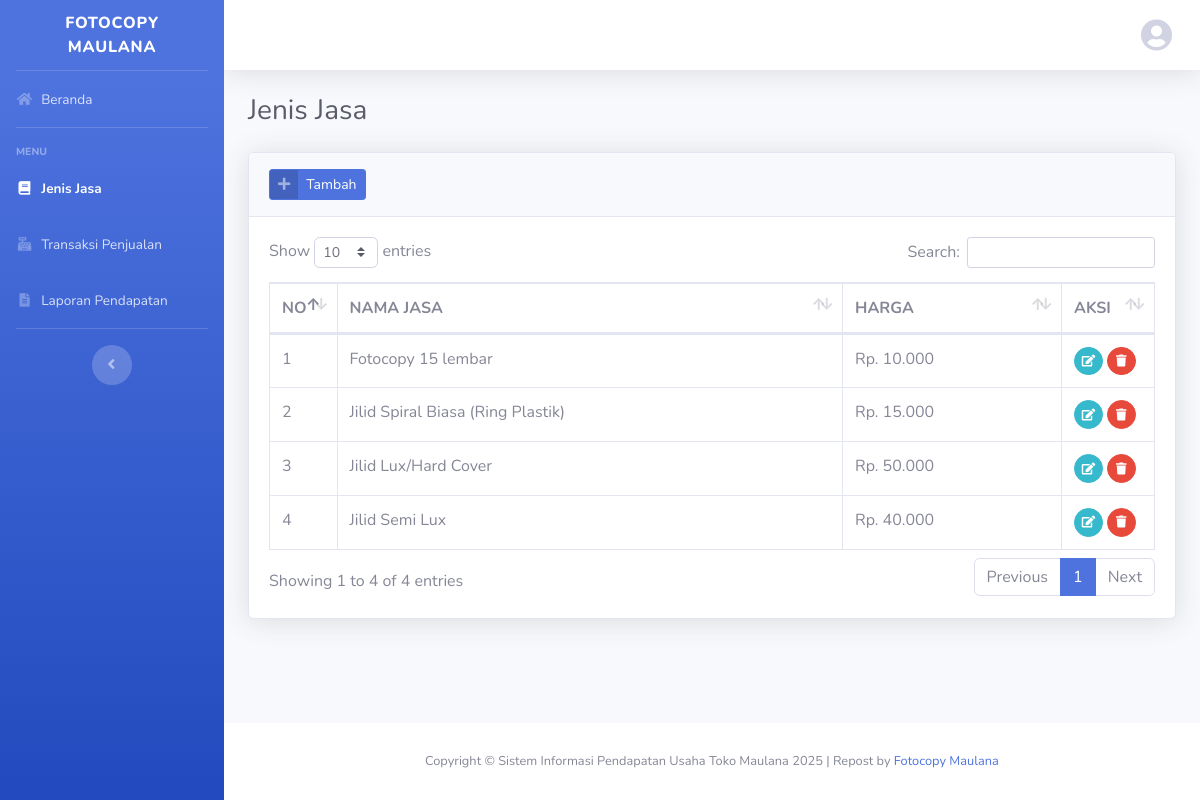
Page /index.php?jenis_jasa (signed in) on the earlier database version.
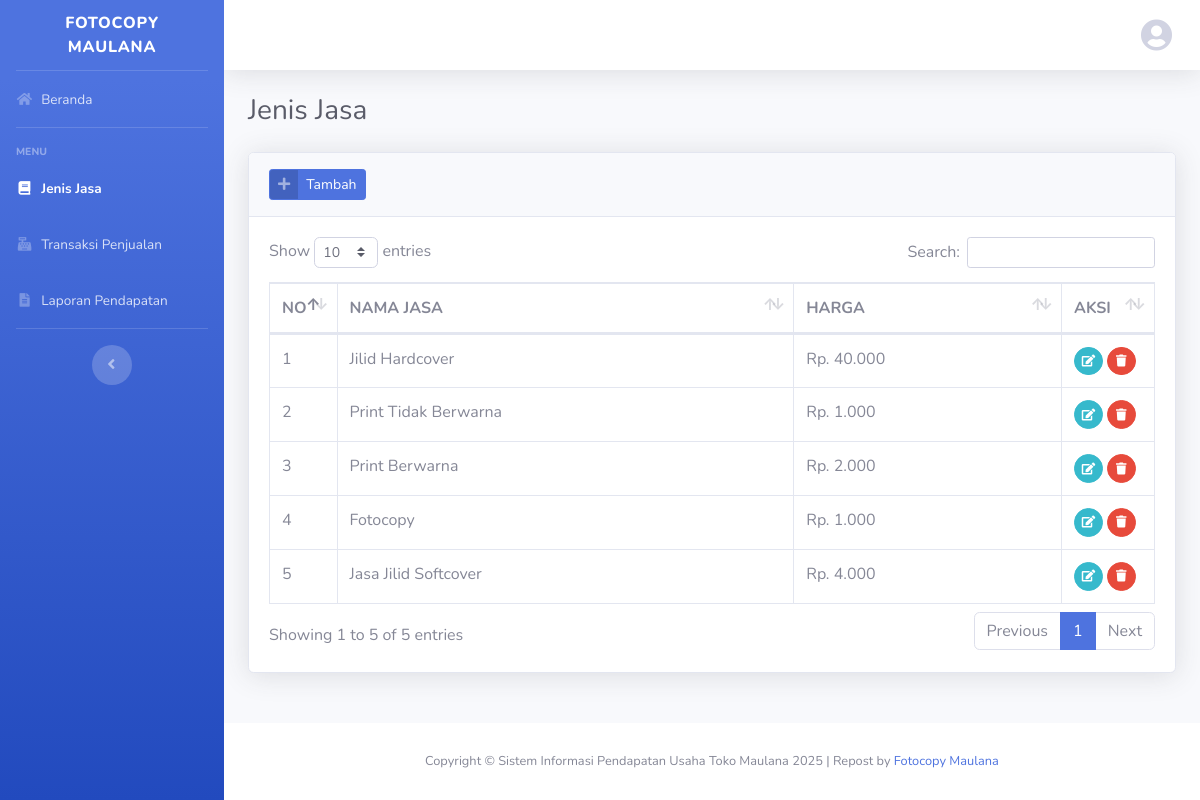
Same page on the later database version.
### tables this page shows
CREATE TABLE IF NOT EXISTS `jasa` (
  `idjasa` int NOT NULL AUTO_INCREMENT,
  `jasa_nama` varchar(128) DEFAULT NULL,
  `jasa_harga` int DEFAULT NULL,
  PRIMARY KEY (`idjasa`)
);

### config/function.php (called while the page is built, shortened)
<?php
function base_url()
{
    $protocol = (!empty($_SERVER['HTTPS']) && $_SERVER['HTTPS'] !== 'off' || $_SERVER['SERVER_PORT'] == 443) ? "https://" : "http://";
    $host = $_SERVER['HTTP_HOST'];
    $path = dirname($_SERVER['SCRIPT_NAME']);
    $path = ($path == DIRECTORY_SEPARATOR) ? '' : $path;
    return $protocol . $host . $path . '/';
}
function encrypt($string)
{
    $output = openssl_encrypt($string, 'aes-256-cbc', ENCRYPTION_KEY, 0, ENCRYPTION_IV);
    return strtr(base64_encode($output), '+/=', '-_,');
}

### views/master/jenis_jasa.php (the view, shortened to what this page needs)
<?php
include_once('config/conn.php');
include_once('config/function.php');
?>
<div class="container-fluid">
    <div class="d-sm-flex align-items-center justify-content-between mb-4">
        <h1 class="h3 mb-0 text-gray-800">Jenis Jasa</h1>
    </div>
    <div class="card shadow mb-4">
        <div class="card-header py-3">
            <a href="#" class="btn btn-primary btn-icon-split btn-sm" data-toggle="modal" data-target="#kelasModal"
                onclick="submit('add')">
                <span class="icon text-white-50">
                    <i class="fas fa-plus"></i>
                </span>
                <span class="text">Tambah</span>
            </a>
        </div>
        <div class="card-body">
            <div class="table-responsive">
                <table class="table table-bordered table-hover" id="dataTable" width="100%" cellspacing="0">
                    <thead>
                        <tr>
                            <th width="20">NO</th>
                            <th>NAMA JASA</th>
                            <th>HARGA</th>
                            <th width="50">AKSI</th>
                        </tr>
                    </thead>
                    <tbody>
                        <?php
                        $n = 1;
                        $query = mysqli_query($con, "SELECT * FROM jasa ORDER BY idjasa DESC") or die(mysqli_error($con));
                        while ($row = mysqli_fetch_array($query)):
                        ?>
                            <tr>
                                <td><?= $n++; ?></td>
                                <td><?= htmlspecialchars($row['jasa_nama']); ?></td>
                                <td><?= 'Rp. ' . number_format($row['jasa_harga'], 0, '', '.'); ?></td>
                                <td>
                                    <a href="#kelasModal" data-toggle="modal" onclick="submit(<?= $row['idjasa']; ?>)"
                                        class="btn btn-sm btn-circle btn-info" data-toggle="tooltip" data-placement="top"
                                        title="Ubah Data"><i class="fas fa-edit"></i></a>
                                    <a href="<?= base_url(); ?>process/jenis_jasa.php?act=<?= encrypt('delete'); ?>&id=<?= encrypt($row['idjasa']); ?>"
                                        class="btn btn-sm btn-circle btn-danger btn-hapus" data-toggle="tooltip"
                                        data-placement="top" title="Hapus Data"><i class="fas fa-trash"></i></a>
                                </td>
                            </tr>
                        <?php endwhile; ?>
                    </tbody>
                </table>
            </div>
        </div>
    </div>
</div>

### index.php (shortened to what this page needs)
<?php
if ($_SESSION['username'] == "" && $_SESSION['level'] == ""):
    header("Location:" . $base_url . "login.php");
else:
    include('config/header.php');
?>
    <body id="page-top">
        <div id="wrapper">
            <?php include "config/page.php"; ?>
            <?php include "config/sidebar.php"; ?>
            <div id="content-wrapper" class="d-flex flex-column">
                <div id="content">
                    <?php include "config/topbar.php"; ?>
                    <?php include($views); ?>
                </div>
                <footer class="sticky-footer bg-white">
                    <div class="container my-auto">
                        <div class="copyright text-center my-auto">
                            <span>Copyright &copy; Sistem Informasi Pendapatan Usaha Toko Maulana <?= date('Y'); ?> | Repost
                                by <a href='#' title='' target='_blank'>
                                    Fotocopy Maulana
                                </a>
                            </span>
                        </div>
                    </div>
                </footer>
            </div>
        </div>
        <?php include "config/footer.php"; ?>
    <?php endif; ?>

### config/header.php (shortened to what this page needs)
<?php include "config/function.php"; ?>
<!DOCTYPE html>
<html lang="en">
<head>
    <link href="<?= base_url(); ?>assets/vendor/fontawesome-free/css/all.min.css" rel="stylesheet" type="text/css">
    <link href="<?= base_url(); ?>assets/css/sb-admin-2.min.css" rel="stylesheet">
    <link href="<?= base_url(); ?>assets/vendor/select2/css/select2.min.css" rel="stylesheet" />
    <link href="<?= base_url(); ?>assets/vendor/datatables/dataTables.bootstrap4.min.css" rel="stylesheet">
</head>

### config/sidebar.php
<ul class="navbar-nav bg-gradient-primary sidebar sidebar-dark accordion" id="accordionSidebar">
    <a class="sidebar-brand d-flex align-items-center justify-content-center" href="?Beranda">
        <div class="sidebar-brand-text mx-2">FotoCopy Maulana</div>
    </a>
    <hr class="sidebar-divider my-0">
    <li class="nav-item <?= isset($home) ? 'active' : ''; ?>">
        <a class="nav-link" href="?Beranda">
            <i class="fas fa-fw fa-home"></i>
            <span>Beranda</span></a>
    </li>
    <hr class="sidebar-divider">
    <div class="sidebar-heading">
        Menu
    </div>
    <?php if ($_SESSION['level'] == 'Admin'): ?>
        <li class="nav-item <?= isset($jenis_jasa) ? 'active' : ''; ?>">
            <a class="nav-link" href="?jenis_jasa">
                <i class="fas fa-fw fa-book"></i>
                <span>Jenis Jasa</span>
            </a>
        </li>
    <?php endif; ?>
    <?php if ($_SESSION['level'] == 'Admin' || $_SESSION['level'] == 'User'): ?>
        <li class="nav-item <?= isset($transaksi) ? 'active' : ''; ?>">
            <a class="nav-link" href="?transaksi">
                <i class="fas fa-fw fa-cash-register"></i>
                <span>Transaksi Penjualan</span>
            </a>
        </li>
    <?php endif; ?>
    <?php if ($_SESSION['level'] == 'Admin'): ?>
        <li class="nav-item <?= isset($laporan) ? 'active' : ''; ?>">
            <a class="nav-link" href="?laporan">
                <i class="fas fa-fw fa-file-alt"></i> <span>Laporan Pendapatan</span>
            </a>
        </li>
    <?php endif; ?>
    <hr class="sidebar-divider d-none d-md-block">
    <div class="text-center d-none d-md-inline">
        <button class="rounded-circle border-0" id="sidebarToggle"></button>
    </div>
</ul>

### config/topbar.php (shortened to what this page needs)
<nav class="navbar navbar-expand navbar-light bg-white topbar mb-4 static-top shadow">
    <ul class="navbar-nav ml-auto">
        <li class="nav-item dropdown no-arrow">
            <a class="nav-link dropdown-toggle" href="#" id="userDropdown" role="button" data-toggle="dropdown"
                aria-haspopup="true" aria-expanded="false">
                <i class="fas fa-user-circle fa-2x text-gray-400"></i>
            </a>
        </li>
    </ul>
</nav>

### config/footer.php (shortened to what this page needs)
</body>
</html>

Differences in the rows shown:
removed jasa: jasa_nama "Fotocopy 15 lembar", jasa_harga "10.000"
removed jasa: jasa_nama "Jilid Spiral Biasa (Ring Plastik)", jasa_harga "15.000"
removed jasa: jasa_nama "Jilid Lux/Hard Cover", jasa_harga "50.000"
removed jasa: jasa_nama "Jilid Semi Lux", jasa_harga "40.000"
added jasa: jasa_nama "Jilid Hardcover", jasa_harga "40.000"
added jasa: jasa_nama "Print Tidak Berwarna", jasa_harga "1.000"
added jasa: jasa_nama "Print Berwarna", jasa_harga "2.000"
added jasa: jasa_nama "Fotocopy", jasa_harga "1.000"
added jasa: jasa_nama "Jasa Jilid Softcover", jasa_harga "4.000"
Other differences:
text written by a page script: "Show entries Search: Showing 1 to 4 of 4 entries Previous 1 Next" → "Show entries Search: Showing 1 to 5 of 5 entries Previous 1 Next"
